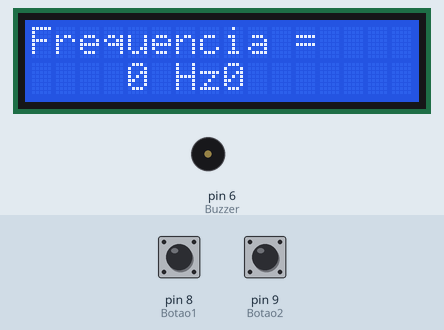
This sketch was run on a simulated Arduino Uno, built with avr-gcc and run on an emulated ATmega328P. Parts: 16×2 character LCD, buzzer (waves = sounding). The test bench sets the inputs (shaded band); at power-on: pin 8 (Botao1) LOW, pin 9 (Botao2) LOW.

Above: at 1.2 s.
1.3 s: pin 8 (Botao1) pulled HIGH for 1 s
At 2.59 s:
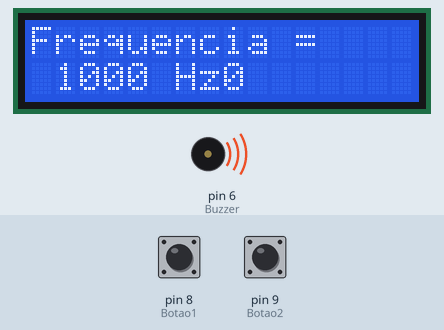
3.8 s: pin 8 (Botao1) pulled HIGH for 0.15 s
At 4.22 s:
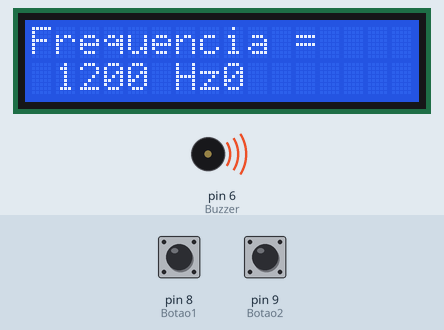
5.4 s: pin 9 (Botao2) pulled HIGH for 1 s
At 6.8 s:
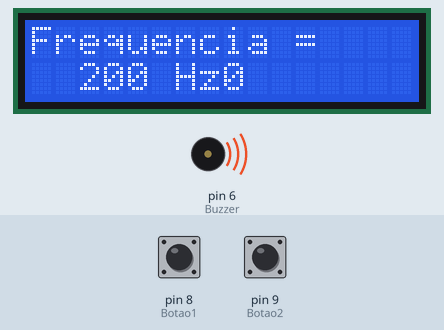
7.9 s: pin 9 (Botao2) pulled HIGH for 3.2 s
At 8.13 s:
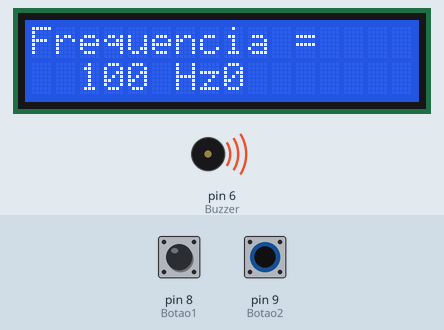
Timing chart, 0 to 10.9 s (numbered marks = the images above; inputs shaded):
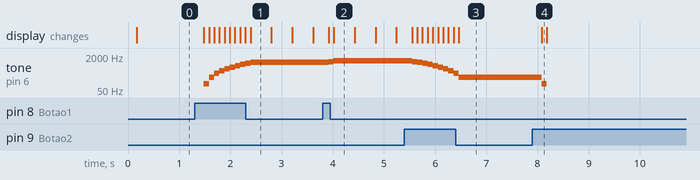

Measured:
- after the input at 1.3 s, tone on pin 6 (Buzzer): plays 100 Hz for 0.10 s, 200 Hz for 0.10 s, 300 Hz for 0.10 s, 400 Hz for 0.10 s, 500 Hz for 0.10 s, 600 Hz for 0.10 s … (10 notes in this stretch), starting after 0.18 s; the display: first changes after 0.18 s (image 1 shows a later state)
- after the input at 3.8 s, tone on pin 6 (Buzzer): 1000 Hz → 1100 Hz after 0.12 s, → 1200 Hz 0.10 s later; the display: first changes after 0.12 s (image 2 shows a later state)
- after the input at 5.4 s, tone on pin 6 (Buzzer): plays 1100 Hz for 0.10 s, 1000 Hz for 0.10 s, 900 Hz for 0.10 s, 800 Hz for 0.10 s, 700 Hz for 0.10 s, 600 Hz for 0.10 s … (10 notes in this stretch), starting after 0.15 s; the display: first changes after 0.15 s (image 3 shows a later state)
- after the input at 7.9 s, tone on pin 6 (Buzzer): 200 Hz → 100 Hz after 0.18 s, → silent 0.10 s later; the display: changes after 0.18 s (image 4)
- what the display in image 1 shows lasts 0.4 s, from 2.4 s to 2.8 s

The sketch:

frequenciometro.ino
```cpp
#include "LiquidCrystal.h"

int freq = 0;
int Botao1 = 8;
int Botao2 = 9;
int EstadoBotao1 = 0;
int EstadoBotao2 = 0;
int Buzzer = 6;
LiquidCrystal lcd(12,11,5,4,3,2);

void setup(){
  lcd.begin(16,2);
  lcd.setCursor(0,0);
  lcd.print("Frequencia = ");
  lcd.setCursor(6,1);
  lcd.print("Hz");
  pinMode(Botao1, INPUT);
  pinMode(Botao2, INPUT);
  pinMode(Buzzer, OUTPUT);
}

void loop(){
  EstadoBotao1 = digitalRead(Botao1);
  EstadoBotao2 = digitalRead(Botao2);

  lcd.print(freq);
  tone(Buzzer, freq);
  delay(100);

  if(EstadoBotao1 == HIGH){
    freq = freq + 100;
  }

  if(EstadoBotao2 == HIGH){
    freq = freq - 100;
  }

  if(freq <= 0){
    freq = 0;
    noTone(Buzzer);
  }

  if(freq >= 20000){
    freq = 20000;
  }
  if(freq <= 99){
    lcd.setCursor(0,1);
    lcd.print(" ");
    lcd.setCursor(1,1);
    lcd.print(" ");
    lcd.setCursor(2,1);
    lcd.print(" ");
    lcd.setCursor(3,1);
    lcd.print(" ");
  }
  if(freq >= 100){
    lcd.setCursor(0,1);
    lcd.print(" ");
    lcd.setCursor(1,1);
    lcd.print(" ");
    lcd.setCursor(2,1);
  }
   if(freq >= 1000){
    lcd.setCursor(0,1);
    lcd.print(" ");
    lcd.setCursor(1,1);
  }
   if(freq >= 10000){
    lcd.setCursor(0,1);
  }
}
```
